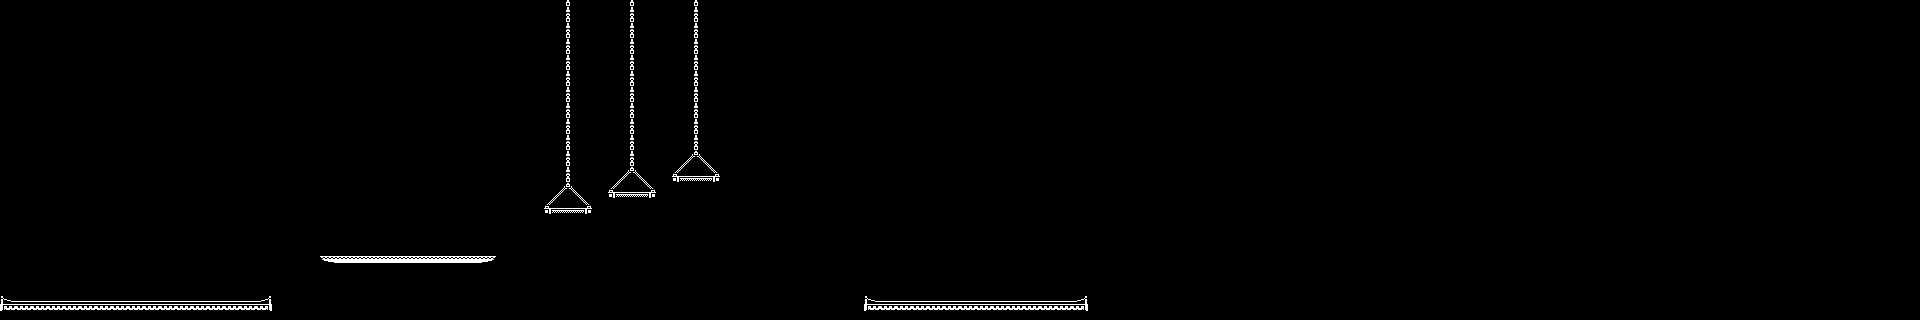

This game map was drawn from its Tiled (.tmx) file and the tilesets committed beside it. A one-line description and the trimmed map source follow:
An orthogonal 120x20 tile map with 16x16 px tiles, 2 tile layers (Background, Ground-n-Platforms) and 2 objects (coin, diamond).

<map version="1.10" tiledversion="1.11.2" orientation="orthogonal" renderorder="right-down" width="120" height="20" tilewidth="16" tileheight="16" infinite="0" nextlayerid="4" nextobjectid="11">
 <editorsettings>
  <export target="platformer-level-1.tmj" format="json" />
 </editorsettings>
 <tileset firstgid="1" name="monochrome_tilemap" tilewidth="16" tileheight="16" spacing="1" tilecount="400" columns="20">
  <image source="monochrome_tilemap.png" width="339" height="339" />
 </tileset>
 <layer id="2" name="Background" width="120" height="20">
  <data>[2400 cells, 2400 non-empty, 9 distinct tile ids]</data>
 </layer>
 <layer id="1" name="Ground-n-Platforms" width="120" height="20">
  <data>[2400 cells, 51 non-empty, 9 distinct tile ids]</data>
 </layer>
 <objectgroup id="3" name="Objects">
  <object id="8" name="coin" gid="3" x="288" y="240" width="16" height="16" />
  <object id="9" name="diamond" gid="83" x="960" y="256" width="16" height="16" />
 </objectgroup>
</map>